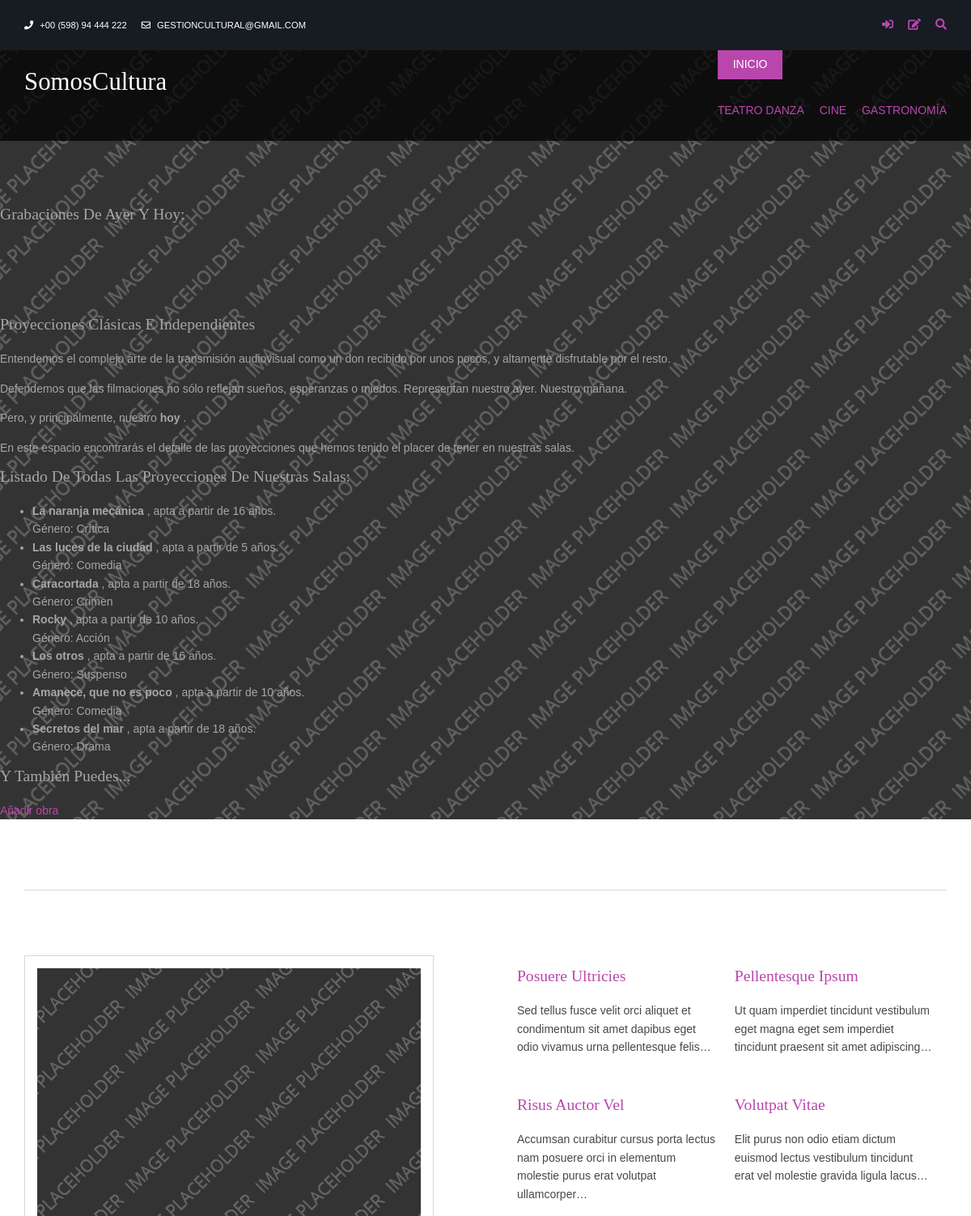
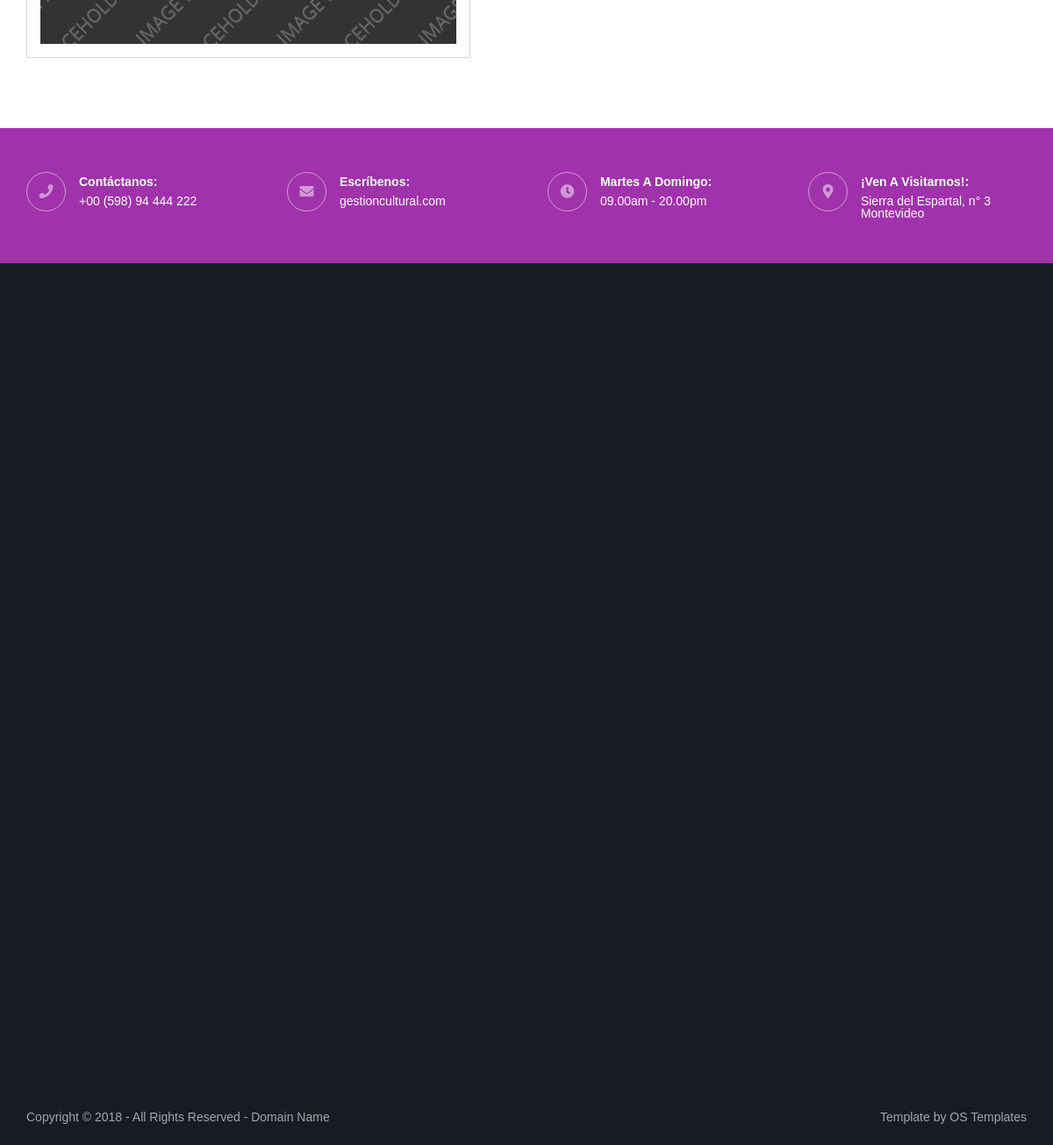
The app's page /gestion_cultural/lista-cine/ with its own data (2 pictures, top to bottom).
### AppGestiondeCultura/models.py (models this page shows, shortened)
class Cine (models.Model):
    nombre = models.CharField (max_length=35)
    genero = models.CharField (max_length=20)
    edad_minima = models.IntegerField ()

### AppGestiondeCultura/views.py (the view)
# urls.py: path('lista-cine/', lista_cine, name='ListaCine'),
def lista_cine (req):
    listado_cine = Cine.objects.all()
    return render (req, "lista_cine.html", {"listado_cine" : listado_cine})

### AppGestiondeCultura/templates/lista_cine.html (shortened to what this page needs)
{% extends 'padre.html' %}
{%block ContenidoVariable %}
    <header class="masthead">
        <div class="container position-relative">
            <div class="row justify-content-center">
                <div class="col-xl-6">
                    <div class="text-center text-white">
                        <h2 class="mb-5">Grabaciones de ayer y hoy:</h2>
                    </div>
                </div>
            </div>
        </div>
    </header>
    <h4>Proyecciones clásicas e independientes</h4>
    <p>Entendemos el complejo arte de la transmisión audiovisual como un don recibido por unos pocos, y altamente disfrutable por el resto.</p>
    <p> Defendemos que las filmaciones no sólo reflejan sueños, esperanzas o miedos. Representan nuestro ayer. Nuestro mañana.</p>
    <p>Pero, y principalmente, nuestro <strong> hoy </strong>.</p>
    <p>En este espacio encontrarás el detalle de las proyecciones que hemos tenido el placer de tener en nuestras salas.</p>
    <h5> Listado de todas las proyecciones de nuestras salas:</h5>
            <ul>
                {% for lista_cine in listado_cine %}
                    <li> <strong> {{lista_cine.nombre}} </strong>, apta a partir de {{lista_cine.edad_minima}} años.  <div> Género: {{lista_cine.genero}} </div></li>
                {% endfor %}
            </ul>
    <h5> Y también puedes...</h5>
        <a href="{% url 'CineFormulario' %}"> Añadir obra</a>
{%endblock ContenidoVariable %}

### AppGestiondeCultura/static/layout/styles/layout.css (style rules this page uses)
.container { padding:80px 0; }
*, *::before, *::after { transition:all .3s ease-in-out; }
body { color:#A5A6AA; background-color:#161C21; }
a { color:#B946AD; }

### AppGestiondeCultura/static/layout/styles/framework.css (style rules this page uses)
html { overflow-y:scroll; overflow-x:hidden; }
html, body { margin:0; padding:0; font-size:14px; line-height:1.6em; }
*, *::before, *::after { box-sizing:border-box; }
a { outline:none; text-decoration:none; }
body, input, textarea, select { font-family:Verdana, Geneva, sans-serif; }
h1, h2, h3, h4, h5, h6, .heading { font-family:Georgia, "Times New Roman", Times, serif; }
::placeholder { opacity:1; }
h1, h2, h3, h4, h5, h6, .heading { margin:0 0 20px 0; font-size:1.4rem; line-height:normal; font-weight:normal; text-transform:capitalize; }
address, article, aside, figcaption, figure, footer, header, main, nav, section { display:block; margin:0; padding:0; }

### records on screen
Cine: nombre "La naranja mecánica", edad_minima "16", genero "Crítica"
Cine: nombre "Las luces de la ciudad", edad_minima "5", genero "Comedia"
Cine: nombre "Caracortada", edad_minima "18", genero "Crimen"
Cine: nombre "Rocky", edad_minima "10", genero "Acción"
Cine: nombre "Los otros", edad_minima "16", genero "Suspenso"
Cine: nombre "Amanece, que no es poco", edad_minima "10", genero "Comedia"
Cine: nombre "Secretos del mar", edad_minima "18", genero "Drama"
